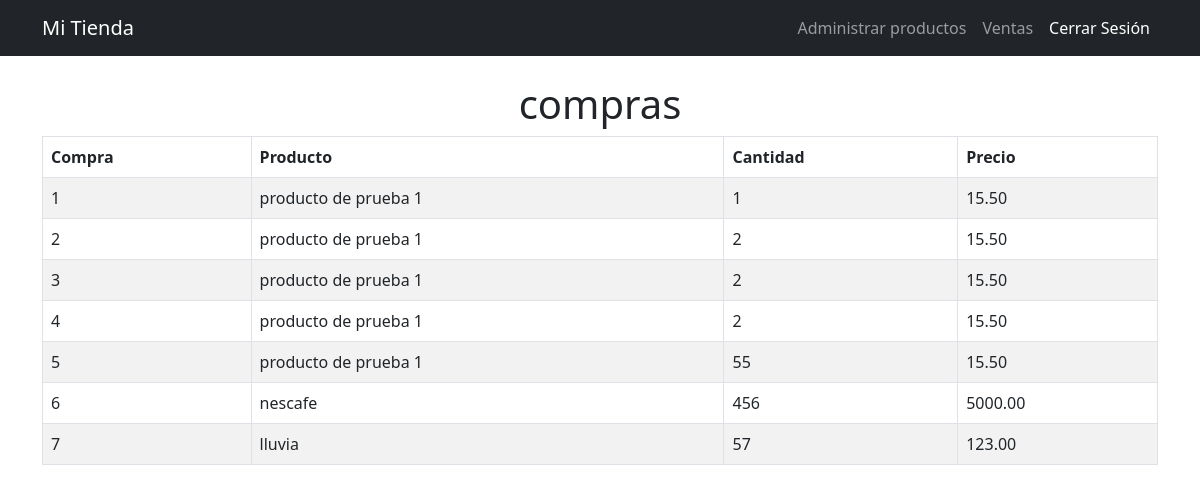
/lista_ventas/ (signed in), run on an earlier commit of the app's database.
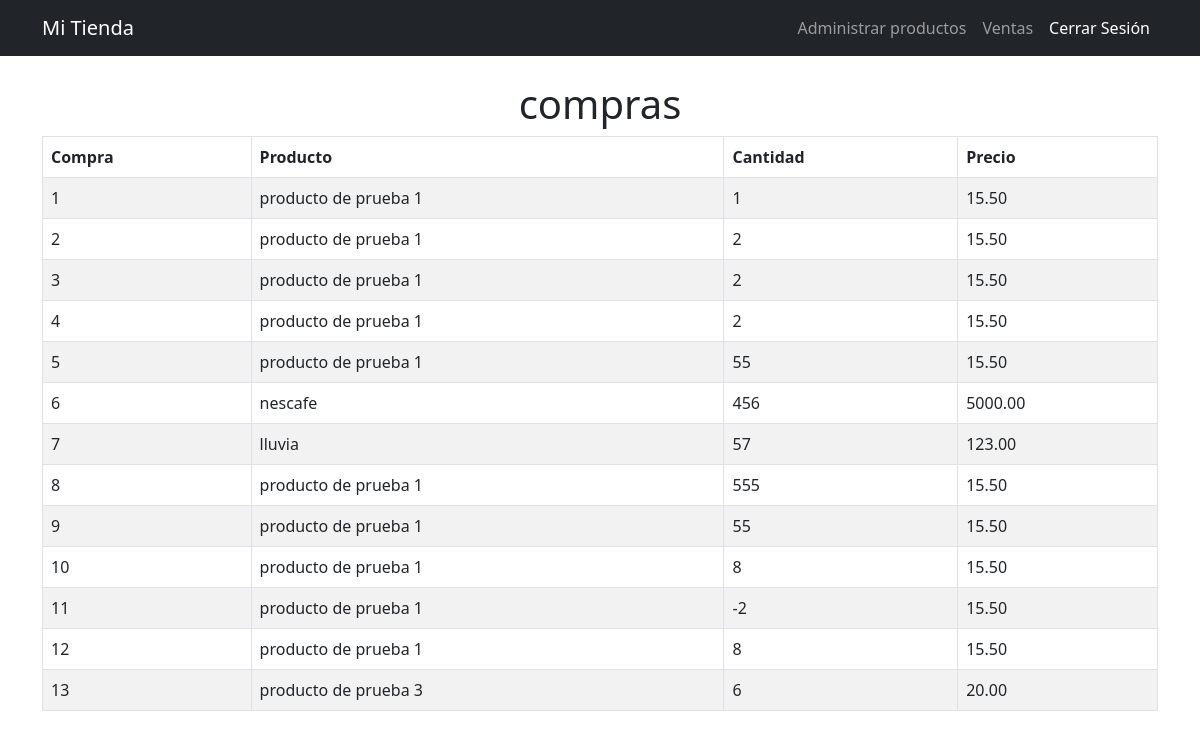
And on a later commit of the database.
### productos/models.py (models this page shows, shortened)
class Compra(models.Model):
    usuario = models.ForeignKey(User, on_delete=models.CASCADE)
    producto = models.ForeignKey(Producto, on_delete=models.CASCADE)
    cantidad = models.IntegerField()
    class Meta:
        permissions = [
            ('ver_compra', 'Puede ver compra'),
            ('agregar_compra', 'Puede agregar compra'),
        ]

class Producto(models.Model):
    nombre = models.CharField(max_length=100)
    precio = models.DecimalField(max_digits=10, decimal_places=2)
    imagen = models.ImageField(upload_to='productos/img/', null=True, blank=True)
    estatus = models.BooleanField(default=True)
    class Meta:
        permissions = [
            ('ver_producto', 'Puede ver producto'),
            ('agregar_producto', 'Puede agregar producto'),
            ('cambiar_producto', 'Puede cambiar producto'),
        ]

### productos/views.py (the view)
# urls.py: path('lista_ventas/', ListaVentasView.as_view(), name='lista_ventas'),
class ListaVentasView(PermissionRequiredMixin, TemplateView):
    template_name = 'productos/lista_ventas.html'
    permission_required = 'productos.ver_compra'
    def get_context_data(self):
        lista = Compra.objects.all()
        return { 'compras': lista }

### productos/templates/productos/lista_ventas.html (shortened to what this page needs)
{% extends "base.html" %}
{% block content %}
{% if user.is_staff %}
    <h1 class="text-center">compras</h1>
    <table class="table table-bordered table-striped table-hover">
        <thead>
            <tr>
                <th>Compra</th>
                <th>Producto</th>
                <th>Cantidad</th>
                <th>Precio</th>
            </tr>
        </thead>
        <tbody>
            {% for compra in compras %}
                <tr>
                    <td>{{ compra.id }}</td>
                    <td>{{ compra.producto.nombre }}</td>
                    <td>{{ compra.cantidad }}</td>
                    <td>{{ compra.producto.precio }}</td>
                </tr>
            {% endfor %}
        </tbody>
    </table>
{% else %}
    <div class="alert alert-danger" role="alert">
        No tienes permisos para ver las ventas
    </div>
{% endif %}
{% endblock %}

What changed in the data, as far as the page shows it:
added Compra: id "8", producto.nombre "producto de prueba 1", cantidad "555", producto.precio "15.50"
added Compra: id "9", producto.nombre "producto de prueba 1", cantidad "55", producto.precio "15.50"
added Compra: id "10", producto.nombre "producto de prueba 1", cantidad "8", producto.precio "15.50"
added Compra: id "11", producto.nombre "producto de prueba 1", cantidad "-2", producto.precio "15.50"
added Compra: id "12", producto.nombre "producto de prueba 1", cantidad "8", producto.precio "15.50"
added Compra: id "13", producto.nombre "producto de prueba 3", cantidad "6", producto.precio "20.00"
